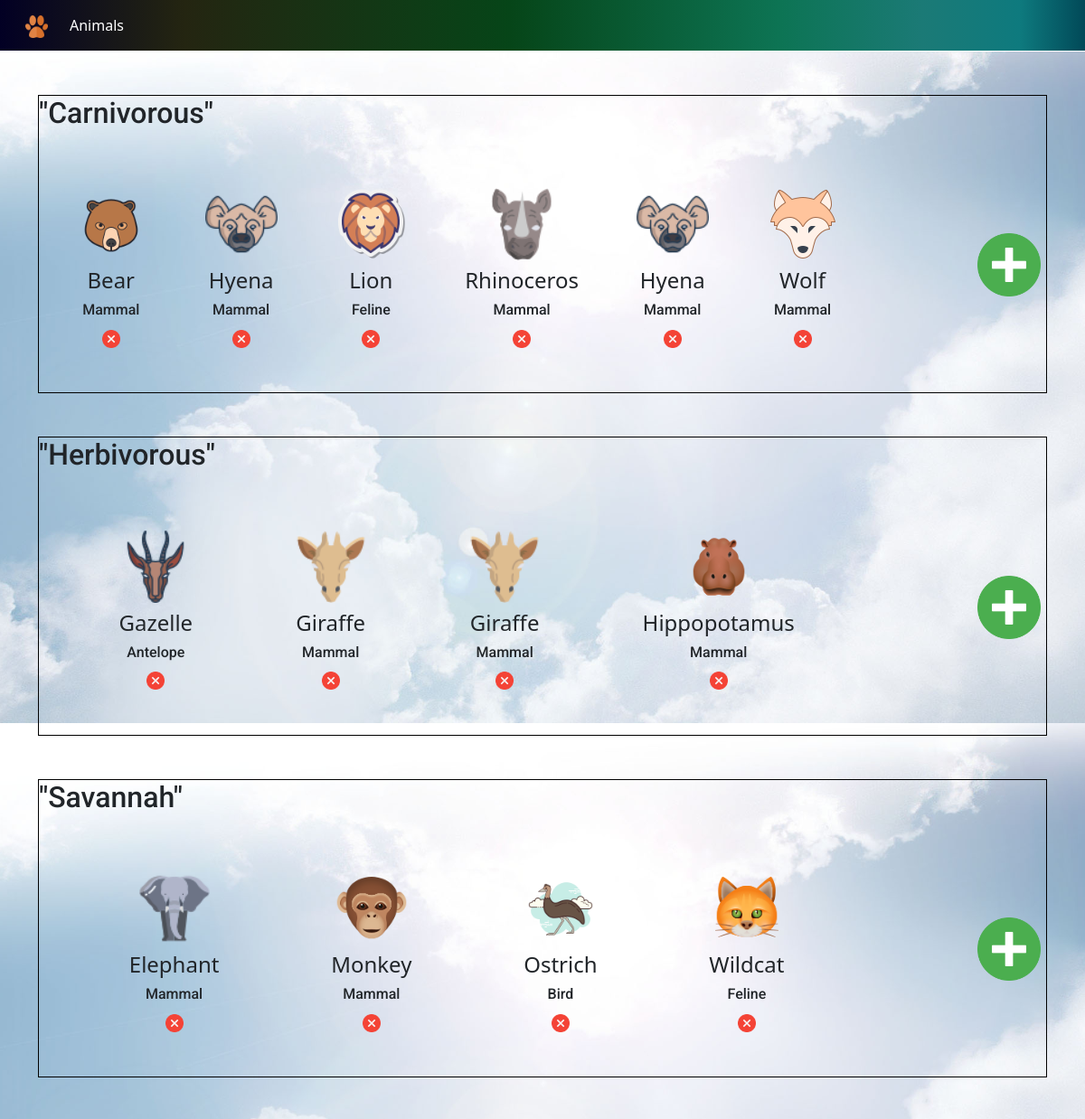
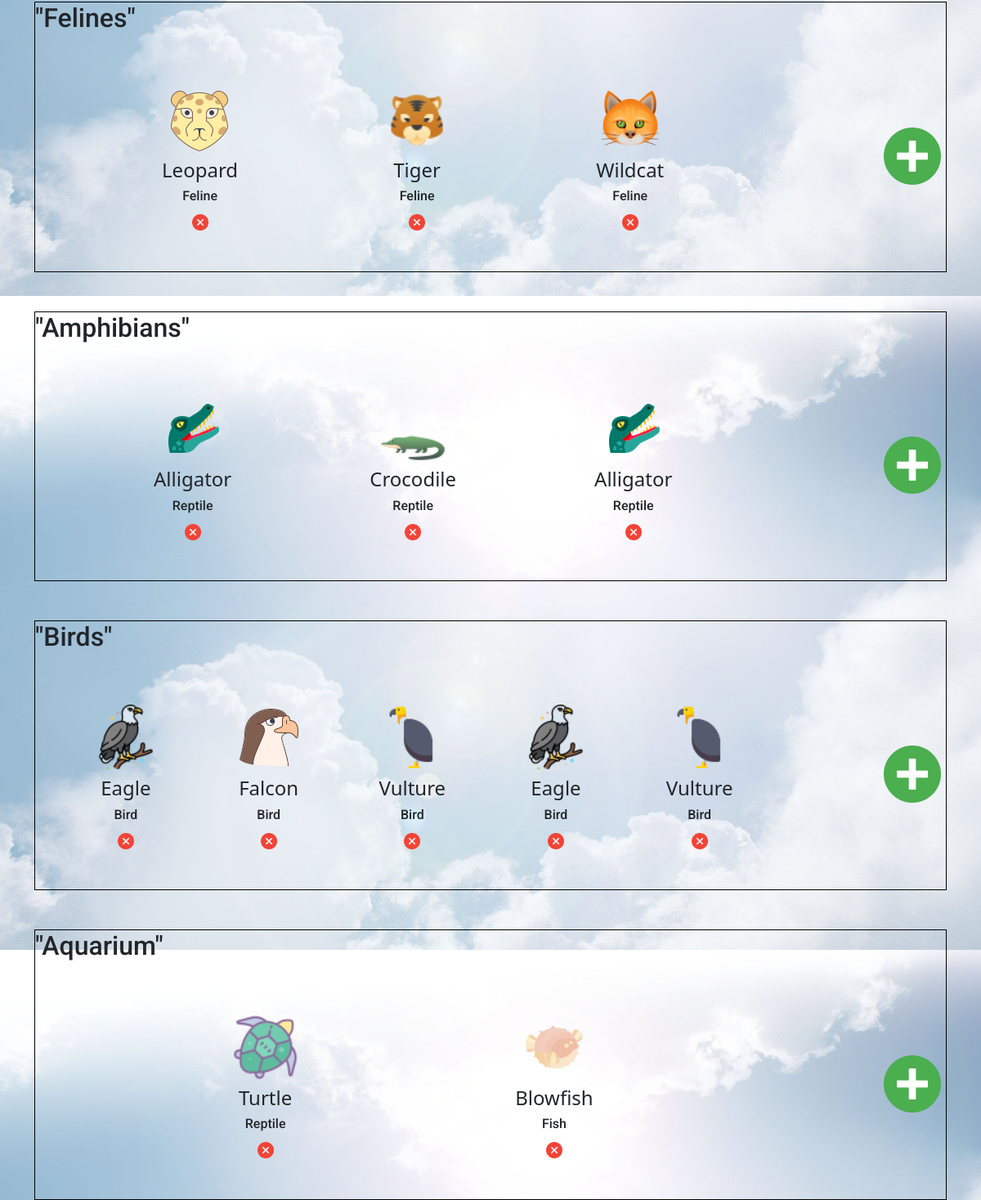
The page /enclosures.php on the database its author committed (2 pictures, top to bottom).
### tables this page shows
CREATE TABLE `enclosures` (
  `id` int(11) NOT NULL,
  `name` varchar(255) NOT NULL,
  `tide_index` int(11) NOT NULL DEFAULT 10,
  `animals_quantity` int(11) NOT NULL
);

CREATE TABLE `animals` (
  `id` int(11) NOT NULL,
  `specie_type` varchar(255) NOT NULL,
  `specie_name` varchar(255) NOT NULL,
  `size` int(11) NOT NULL,
  `weight` int(11) NOT NULL,
  `age` int(11) NOT NULL,
  `enclosure_id` int(255) DEFAULT NULL,
  `icon` varchar(255) NOT NULL,
  `sound` varchar(255) NOT NULL
);

### CLASSES/EnclosureManager.php (called while the page is built, shortened)
<?php
class EnclosureManager {
        private $db;
        public function __construct($db) {
            $this->db = $db;
        }
        public function getEnclosures() {
            $sql = "SELECT * FROM enclosures";
            $stmt = $this->db->query($sql);
            $enclosures = [];
            $allEnclosures = $stmt->fetchAll(PDO::FETCH_ASSOC);
            foreach ($allEnclosures as $data) {
                $enclos = new Enclosure($data);
                $this->getAnimalFromEnclosure($enclos);
                $enclosures[] = $enclos;
            }
            return $enclosures;
        }
         public function getAnimalFromEnclosure(Enclosure $enclos)
        {
            $query = $this->db->prepare("SELECT * FROM animals where enclosure_id = ?");
            $query->execute([$enclos->getId()]);
            $animals = $query->fetchAll(PDO::FETCH_ASSOC);
            foreach ($animals as $key => $data) {
                $animal = new Animal($data);
            }
        }
    }
?>

### CLASSES/Enclosure.php (called while the page is built, shortened)
<?php
class Enclosure
{
        private $id;
        private $name;
        private $animals = [];
        public function getId()
        {
                return $this->id;
        }
        public function setId($id)
        {
                $this->id = $id;
                return $this;
        }
        public function getName()
        {
                return $this->name;
        }
        public function setName($name)
        {
                $this->name = $name;
                return $this;
        }
        public function setTideIndex($tideIndex)
        {
                return $this;
        }
        public function getAnimals()
        {
                return $this->animals;
        }
        public function setAnimals($animals)
        {
                $this->animals [] = $animals;
                return $this;
        }
        public function setAnimalsByEnclosure($animalsByEnclosure)
        {
                return $this;
        }
    }
?>

### CLASSES/AnimalManager.php (called while the page is built, shortened)
<?php
class AnimalManager {
    private $db;
    public function __construct(PDO $db) {
        $this->db = $db;
    }
    public function getAnimals() {
        $sql = "SELECT * FROM animals";
        $statement = $this->db->query($sql);
        $animals = [];
        $allAnimals = $statement->fetchAll(PDO::FETCH_ASSOC);
        foreach ($allAnimals as $animal) {
            $animals[] = new Animal($animal);
        }
        return $animals;
    }
}
?>

### CLASSES/Animal.php (called while the page is built, shortened)
<?php
    class Animal
    {
        private $specie_name;
        private $specie_type;
        private $icon;
        public function setId($id)
        {
                return $this;
        }
        public function getSpecieName()
        {
                return $this->specie_name;
        }
        public function setSpecieName($specie_name)
        {
                $this->specie_name = $specie_name;
                return $this;
        }
        public function getSpecieType()
        {
                return $this->specie_type;
        }
        public function setSpecieType($specie_type)
        {
                $this->specie_type = $specie_type;
                return $this;
        }
        public function setSize($size)
        {
                return $this;
        }
        public function setWeight($weight)
        {
                return $this;
        }
        public function setAge($age)
        {
                return $this;
        }
        public function setEnclosureId($enclosure_id)
        {
                return $this;
        }
        public function getIcon()
        {
                return $this->icon;
        }
        public function setIcon($icon)
        {
                $this->icon = $icon;
                return $this;
        }
        public function setSound($sound)
        {
                return $this;
        }
    }
?>

### enclosures.php (the view, shortened to what this page needs)
<?php
    require_once('CONFIG/database.php');
    include_once('PARTIALS/header.php');
    $manager = new AnimalManager($db);
    $animals = $manager->getAnimals();
    $manager = new EnclosureManager($db);
    $enclosures = $manager->getEnclosures();
?>
<body id="body" style=" background-image: url('IMAGES/sun.jpg');
                background-size: cover;
                background-position: center;
                height: 100vh;
                ">
<div class="container">
<?php foreach ($enclosures as $enclosure) : ?>
<section id="enclosures">
    <div class="flex-column my-5" style="border: 1px solid black">
        <h2>"<?= ucfirst($enclosure->getName())?>"</h2>
        <div class="row">
        <div class="col col-lg-10 col-md-10 col-sm-10 d-flex align-items-end my-5 justify-content-evenly">
        <?php foreach ($enclosure->getAnimals() as $animal) : ?>
            <div class="d-flex flex-column align-items-center mx-4">
                <img id="animalsicon" class="my-2" src="ANIMAL_ICONS/<?= $animal->getIcon()?>" alt="" width="80" height="80">
                <h4 id="animalsname"><?= ucfirst($animal->getSpecieName())?></h4>
                <h6 id="animalstype"><?= ucfirst($animal->getSpecieType())?></h6>
                <div class="d-flex">
                        <form action="../treatRemoveAnimal.php" method="get">
                            <button type="submit" style="border: none; background: transparent">
                                <img src="ICONS/remove.png" alt="" width="20" height="20">
                            </button>
                        </form>
                </div>
            </div>
<?php endforeach ?>
</div>
    <form method="get" class="col col-lg-2 col-md-2 col-sm-2 d-flex justify-content-end align-items-center">
            <button id="showbtn" style="background: transparent; border: none">
                <img id="plusbtn" src="ICONS/plus.png" alt="" width="70" height="70">
             </button>
    </form>
        </div>
    </div>
</section>
<?php endforeach ?>
</div>
</body>
<?php
    include_once('PARTIALS/footer.php');
?>

### PARTIALS/header.php (shortened to what this page needs)
<!doctype html>
<html lang="en">
  <head>
    <link href="https://cdn.jsdelivr.net/npm/bootstrap@5.3.0-alpha1/dist/css/bootstrap.min.css" rel="stylesheet">
    <link rel="stylesheet" href="style.css">
  </head>
  <nav class="navbar navbar-expand-lg bg-body-tertiary text-white" style="background: rgb(2,0,36);
background: linear-gradient(90deg, rgba(2,0,36,1) 0%, rgba(36,37,17,1) 17%, rgba(6,69,24,1) 47%, rgba(13,116,84,1) 72%, rgba(27,122,118,1) 85%, rgba(14,122,126,1) 94%, rgba(1,73,88,1) 100%); border-bottom: 1px solid white">
  <div class="container-fluid mx-3">
    <a class="navbar-brand text-white" href="index.php">
      <img src="IMAGES/footprint.png" alt="" width="25" height="25">
    </a>
    <div class="collapse navbar-collapse" id="navbarSupportedContent">
      <ul class="navbar-nav me-auto mb-2 mb-lg-0">
        <li class="nav-item">
          <a class="text-white nav-link active" aria-current="page" href="enclosures.php">Animals</a>
        </li>
      </ul>
    </div>
  </div>
</nav>

### PARTIALS/footer.php (shortened to what this page needs)
  </body>
</html>

### style.css (style rules this page uses)
h2, h6 { font-family: 'Roboto', sans-serif; }

### rows shown on the page
enclosures: name "Carnivorous"
animals: icon (picture), specie_name "Bear", specie_type "Mammal"
animals: icon (picture), specie_name "Hyena", specie_type "Mammal"
animals: icon (picture), specie_name "Lion", specie_type "Feline"
animals: icon (picture), specie_name "Rhinoceros", specie_type "Mammal"
animals: icon (picture), specie_name "Hyena", specie_type "Mammal"
animals: icon (picture), specie_name "Wolf", specie_type "Mammal"
enclosures: name "Herbivorous"
animals: icon (picture), specie_name "Gazelle", specie_type "Antelope"
animals: icon (picture), specie_name "Giraffe", specie_type "Mammal"
animals: icon (picture), specie_name "Giraffe", specie_type "Mammal"
animals: icon (picture), specie_name "Hippopotamus", specie_type "Mammal"
enclosures: name "Savannah"
animals: icon (picture), specie_name "Elephant", specie_type "Mammal"
animals: icon (picture), specie_name "Monkey", specie_type "Mammal"
animals: icon (picture), specie_name "Ostrich", specie_type "Bird"
animals: icon (picture), specie_name "Wildcat", specie_type "Feline"
enclosures: name "Felines"
animals: icon (picture), specie_name "Leopard", specie_type "Feline"
animals: icon (picture), specie_name "Tiger", specie_type "Feline"
animals: icon (picture), specie_name "Wildcat", specie_type "Feline"
enclosures: name "Amphibians"
animals: icon (picture), specie_name "Alligator", specie_type "Reptile"
animals: icon (picture), specie_name "Crocodile", specie_type "Reptile"
animals: icon (picture), specie_name "Alligator", specie_type "Reptile"
enclosures: name "Birds"
animals: icon (picture), specie_name "Eagle", specie_type "Bird"
animals: icon (picture), specie_name "Falcon", specie_type "Bird"
animals: icon (picture), specie_name "Vulture", specie_type "Bird"
animals: icon (picture), specie_name "Eagle", specie_type "Bird"
animals: icon (picture), specie_name "Vulture", specie_type "Bird"
enclosures: name "Aquarium"
animals: icon (picture), specie_name "Turtle", specie_type "Reptile"
animals: icon (picture), specie_name "Blowfish", specie_type "Fish"
